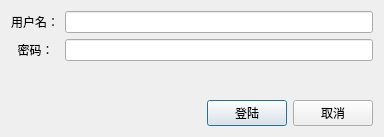
<?xml version="1.0" encoding="UTF-8"?>
<ui version="4.0">
 <class>Dialog</class>
 <widget class="QDialog" name="Dialog">
  <property name="geometry">
   <rect>
    <x>0</x>
    <y>0</y>
    <width>384</width>
    <height>137</height>
   </rect>
  </property>
  <property name="windowTitle">
   <string>Account details</string>
  </property>
  <property name="windowIcon">
   <iconset theme="kmail">
    <normaloff/>
   </iconset>
  </property>
  <layout class="QVBoxLayout" name="verticalLayout_2">
   <item>
    <layout class="QFormLayout" name="formLayout">
     <item row="0" column="0">
      <widget class="QLabel" name="labeluser">
       <property name="text">
        <string>用户名：</string>
       </property>
      </widget>
     </item>
     <item row="0" column="1">
      <widget class="QLineEdit" name="txtUserName"/>
     </item>
     <item row="1" column="0">
      <widget class="QLabel" name="labelpassword">
       <property name="text">
        <string>  密码：</string>
       </property>
      </widget>
     </item>
     <item row="1" column="1">
      <widget class="QLineEdit" name="txtPassword">
       <property name="echoMode">
        <enum>QLineEdit::Password</enum>
       </property>
      </widget>
     </item>
    </layout>
   </item>
   <item>
    <layout class="QHBoxLayout" name="horizontalLayout_3">
     <item>
      <spacer name="horizontalSpacer">
       <property name="orientation">
        <enum>Qt::Horizontal</enum>
       </property>
       <property name="sizeHint" stdset="0">
        <size>
         <width>40</width>
         <height>20</height>
        </size>
       </property>
      </spacer>
     </item>
     <item>
      <widget class="QPushButton" name="BtnLogin">
       <property name="text">
        <string>登陆</string>
       </property>
       <property name="icon">
        <iconset theme="dialog-cancel">
         <normaloff/>
        </iconset>
       </property>
      </widget>
     </item>
     <item>
      <widget class="QPushButton" name="BtnCancel">
       <property name="text">
        <string>取消</string>
       </property>
       <property name="icon">
        <iconset theme="dialog-ok-apply">
         <normaloff/>
        </iconset>
       </property>
      </widget>
     </item>
    </layout>
   </item>
  </layout>
 </widget>
 <resources/>
 <connections>
  <connection>
   <sender>BtnCancel</sender>
   <signal>clicked()</signal>
   <receiver>Dialog</receiver>
   <slot>reject()</slot>
   <hints>
    <hint type="sourcelabel">
     <x>285</x>
     <y>106</y>
    </hint>
    <hint type="destinationlabel">
     <x>238</x>
     <y>-23</y>
    </hint>
   </hints>
  </connection>
  <connection>
   <sender>BtnLogin</sender>
   <signal>clicked()</signal>
   <receiver>Dialog</receiver>
   <slot>accept()</slot>
   <hints>
    <hint type="sourcelabel">
     <x>271</x>
     <y>112</y>
    </hint>
    <hint type="destinationlabel">
     <x>150</x>
     <y>-13</y>
    </hint>
   </hints>
  </connection>
 </connections>
</ui>
